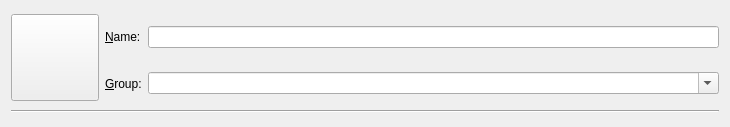
<?xml version="1.0" encoding="UTF-8"?>
<ui version="4.0">
 <class>NewInstanceDialog</class>
 <widget class="QDialog" name="NewInstanceDialog">
  <property name="windowModality">
   <enum>Qt::ApplicationModal</enum>
  </property>
  <property name="geometry">
   <rect>
    <x>0</x>
    <y>0</y>
    <width>730</width>
    <height>127</height>
   </rect>
  </property>
  <property name="windowTitle">
   <string>Nueva instancia</string>
  </property>
  <property name="windowIcon">
   <iconset>
    <normaloff>:/icons/toolbar/new</normaloff>:/icons/toolbar/new</iconset>
  </property>
  <property name="modal">
   <bool>true</bool>
  </property>
  <layout class="QVBoxLayout" name="verticalLayout">
   <item>
    <layout class="QGridLayout" name="gridLayout_2">
     <item row="1" column="2">
      <widget class="QComboBox" name="groupBox">
       <property name="editable">
        <bool>true</bool>
       </property>
      </widget>
     </item>
     <item row="1" column="1">
      <widget class="QLabel" name="groupLabel">
       <property name="text">
        <string>&amp;Group:</string>
       </property>
       <property name="buddy">
        <cstring>groupBox</cstring>
       </property>
      </widget>
     </item>
     <item row="0" column="2">
      <widget class="QLineEdit" name="instNameTextBox">
       <property name="maxLength">
        <number>128</number>
       </property>
      </widget>
     </item>
     <item row="0" column="1">
      <widget class="QLabel" name="nameLabel">
       <property name="text">
        <string>&amp;Name:</string>
       </property>
       <property name="buddy">
        <cstring>instNameTextBox</cstring>
       </property>
      </widget>
     </item>
     <item row="0" column="0" rowspan="2">
      <widget class="QToolButton" name="iconButton">
       <property name="iconSize">
        <size>
         <width>80</width>
         <height>80</height>
        </size>
       </property>
      </widget>
     </item>
    </layout>
   </item>
   <item>
    <widget class="Line" name="line">
     <property name="orientation">
      <enum>Qt::Horizontal</enum>
     </property>
    </widget>
   </item>
  </layout>
 </widget>
 <tabstops>
  <tabstop>iconButton</tabstop>
  <tabstop>instNameTextBox</tabstop>
  <tabstop>groupBox</tabstop>
 </tabstops>
 <resources/>
 <connections/>
</ui>
